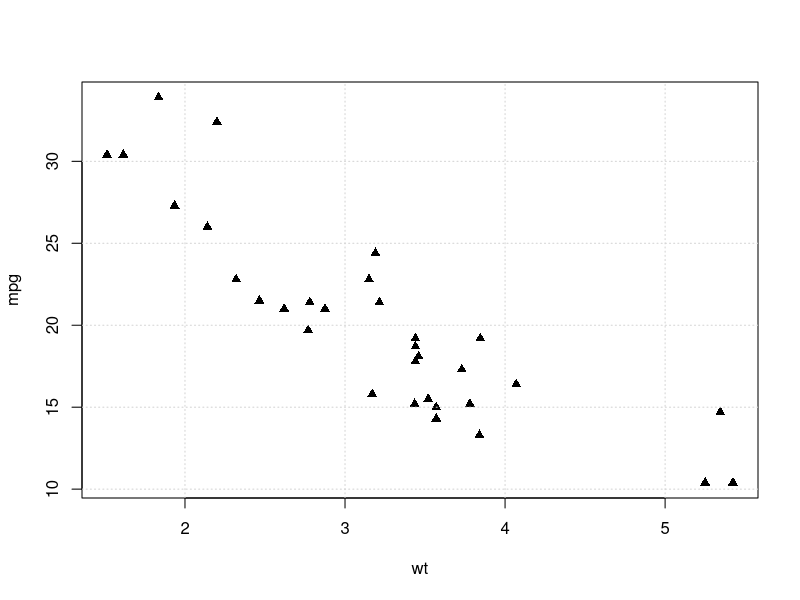

Recreate this plot in R. (Note: this script raises an error after producing the figure.)
## ---- chunk 1
knitr::opts_chunk$set(echo = TRUE)
## ---- chunk 2
data(mtcars)
## ---- chunk 3
head(mtcars)
## ---- chunk 4
plot(mpg~wt,data=mtcars,pch=17)
grid()
## ---- chunk 5
cor(mpg~wt,data=mtcars)
## ---- chunk 6
model1 <- lm(mpg ~ wt, data = mtcars)

summary(model1)
## ---- chunk 7
model2 <- lm(mpg ~ disp, data = mtcars)
summary(model2)
## ---- chunk 8
plot(mpg ~ wt+disp, data = mtcars)
## ---- chunk 9
model3= lm(mpg ~ wt+disp, data = mtcars)
summary(model3)
## ---- chunk 10
plot(mpg ~ wt+disp, data=mtcars)
## ---- chunk 11
summary(model3)
## ---- chunk 12
anova_result <- anova(model1, model3)
print(anova_result)
